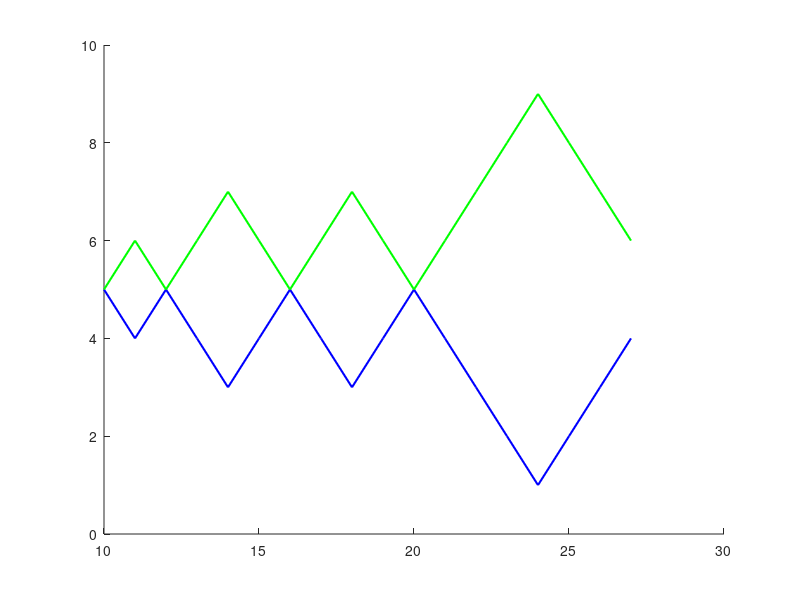

Reproduce this figure in MATLAB. (Note: this script raises an error after producing the figure.)
% Parameters
rng(2);
n = 50; % Number of steps
b = 5;   % Reflection boundary

% Initialize the random walk paths starting from (10, 5)
x0 = 10; % Starting x-coordinate
y0 = 5;  % Starting y-coordinate

path1_x = x0 + (0:n); % X-coordinates for path 1
path1_y = zeros(1, n+1) + y0; % Y-coordinates start at y0

path2_x = x0 + (0:n); % X-coordinates for path 2
path2_y = zeros(1, n+1) + y0; % Y-coordinates start at y0

% Generate the first simple random walk with reflection
for i = 2:n+1
    step = 2 * (rand > 0.5) - 1; % Random step: +1 or -1
    path1_y(i) = path1_y(i-1) + step;
    
    % Reflect the path at y = b
    if path1_y(i) > b
        path1_y(i) = 2*b - path1_y(i);
    elseif path1_y(i) < -b
        path1_y(i) = -2*b - path1_y(i);
    end
end
rng('shuffle');

% Generate the second path by reflecting path1 at y = b
path2_y = 2*b - path1_y;

% Plot the random walks
figure;
hold on;
plot(path1_x(1:18), path1_y(1:18), 'b', 'LineWidth', 1.5);
plot(path2_x(1:18), path2_y(1:18), 'g', 'LineWidth', 1.5);
yline(b, 'r--', 'LineWidth', 1.5); % Plot the reflection boundary
xlabel('X Coordinate');
xlim([0 30]);
ylabel('Y Coordinate');
title('Simple Random Walks with Reflection at y = b');
grid on;
legend('Path 1', 'Path 2 (Reflected)', 'Reflection Boundary');
